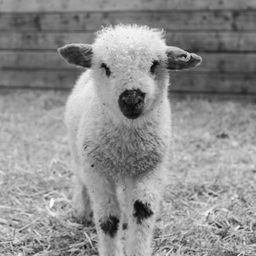
%> input picture Lab1_Transformteori/lamb.png, 256 x 256 px
$ octave lab1.m   (GNU Octave 9; MATLAB toolbox functions it lacks are replaced by stand-ins)
%> lines starting %> are read from the running program, lines starting %| are printed output that depends on the picture
### Lab1_Transformteori/manhat.m
function d = manhat(x,y,u,v)
% Manhattanavstånd går ut på att avståndet mellan två punkter beräknas i
% ett rutnät
d = abs(x-u) + abs(y-v);
end

### Lab1_Transformteori/lab1.m
%% Laborationsuppgift 1

svar1 = manhat(3,0,9,1)
svar2 = manhat(-3,7,-9,5)

%% Laborationsuppgift 2

bild = imread('lamb.png');
%> bild is the input picture: size 256x256 uint8; min 6, max 255, mean 142.7

% När bilden lästs in så lagrades bilddatan i minnet som uint8 (unsigned 8-bit integer),
% vilket ej är lämpligt till vidare arbete. Därmed ska bildens datatyp ändras till
% double (64-bitars flyttal) och värden skalas ner:
bild = double(bild)/ 225;
%> bild: size 256x256 double

% Steg 3: Visa bilden
figure;
imshow(bild); % Visa den skalade bilden
title('Originalbild');

% Steg 4:Fouriertransformera bilden och spara spektrumet i variablen spektrum
spektrum = fft2(bild);

% Steg 5: Visa bildens amplitudspektrum i logaritmisk skala
figure;
imagesc(log1p(abs(spektrum))); % Logaritmisk skala för amplitudspektrumet
colormap(gray); % Använd gråskala (kan ändras till bone, copper, pink, etc.)
%colorbar; % Lägg till färgskala
axis image; % Korrigera koordinatskalning
title('Amplitudspektrum');
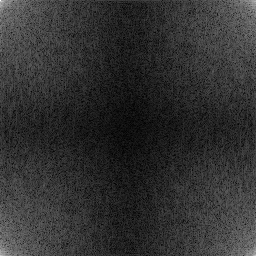
%> displayed picture: size 256x256x3, on the screen's scale of 0 to 255; min 0, max 255, mean 49.1

% Steg 6: Tillämpa fftshift på spektrumet
spektrumSkiftat = fftshift(spektrum); % Flytta lågfrekvenser till mitten

% Steg 7: Visa skiftat amplitudspektrum i ett separat figurfönster
figure;
imagesc(log1p(abs(spektrumSkiftat))); % Logaritmisk skala för skiftat spektrum
colormap(gray); % Använd gråskala
%colorbar; % Lägg till färgskala
axis image; % Korrigera koordinatskalning
title('Skiftat amplitudspektrum');
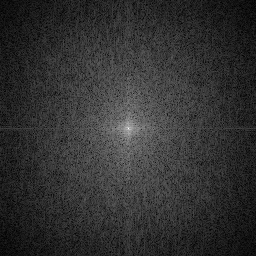
%> displayed picture: size 256x256x3, on the screen's scale of 0 to 255; min 0, max 255, mean 49.1; mean of the top-left, top-right, bottom-left and bottom-right quarters 48.6, 49.1, 49.1, 49.5

% Steg 8: Spara skiftat amplitudspektrum i en PNG-fil
imwrite(rescale(log1p(abs(spektrumSkiftat))), 'lambSpektrum.png'); % Spara bilden
disp('Skiftat amplitudspektrum sparat som "lambSpektrum.png".');


%% Laborationsuppgift 3

% Skapa en 16x16 matris
storlek = 16; % Dimensionen på matrisen
avstandskarta = zeros(storlek, storlek); % Initiera matrisen

% Beräkna Manhattan-avstånd till elementet på (9, 9)
for r = 1:storlek
    for k = 1:storlek
        avstandskarta(r, k) = manhat(r,k,9,9);
    end
end

% Visa avståndskartan
figure;
imagesc(avstandskarta); % Visualisera matrisen
colormap(gray); % Använd gråskala
colorbar; % Lägg till en färgskala
axis image; % Bevara pixelproportioner
title('Manhattan-avståndskarta (16x16)');
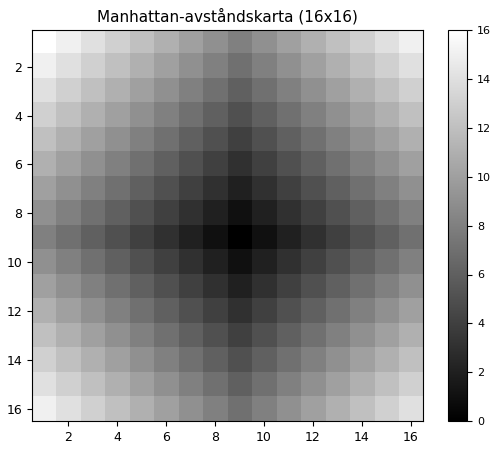
%> figure redrawn from the program's plot data

% För att kunna svara på frågorna korrekt
a = manhat(16,8,9,9)
b = manhat(16,10,9,9)
c = manhat(3,16,9,9)

%% Laborationsuppgift 4

% Läs in bilden och justera datatyp och skalning
%> (the run ends here)

$ run again, with Lab1_Transformteori/img15_troskel01.png copied over Lab1_Transformteori/lamb.png
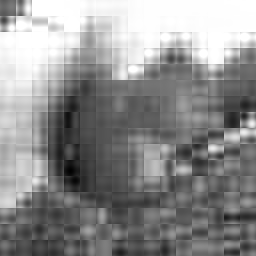
%> input picture Lab1_Transformteori/img15_troskel01.png, 256 x 256 px
%> bild is the input picture: size 256x256 uint8; min 1, max 255, mean 142
%> bild: size 256x256 double
%> `title('Amplitudspektrum');`:
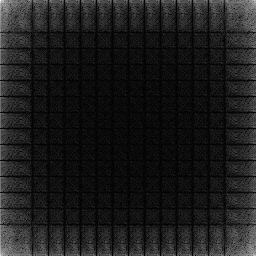
%> displayed picture: size 256x256x3, on the screen's scale of 0 to 255; min 0, max 255, mean 28.4
%> `title('Skiftat amplitudspektrum');`:
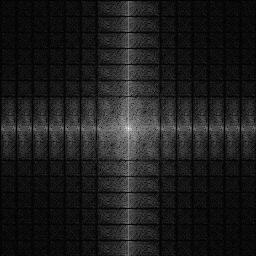
%> displayed picture: size 256x256x3, on the screen's scale of 0 to 255; min 0, max 255, mean 28.4; mean of the top-left, top-right, bottom-left and bottom-right quarters 27.6, 28.4, 28.2, 29.2
